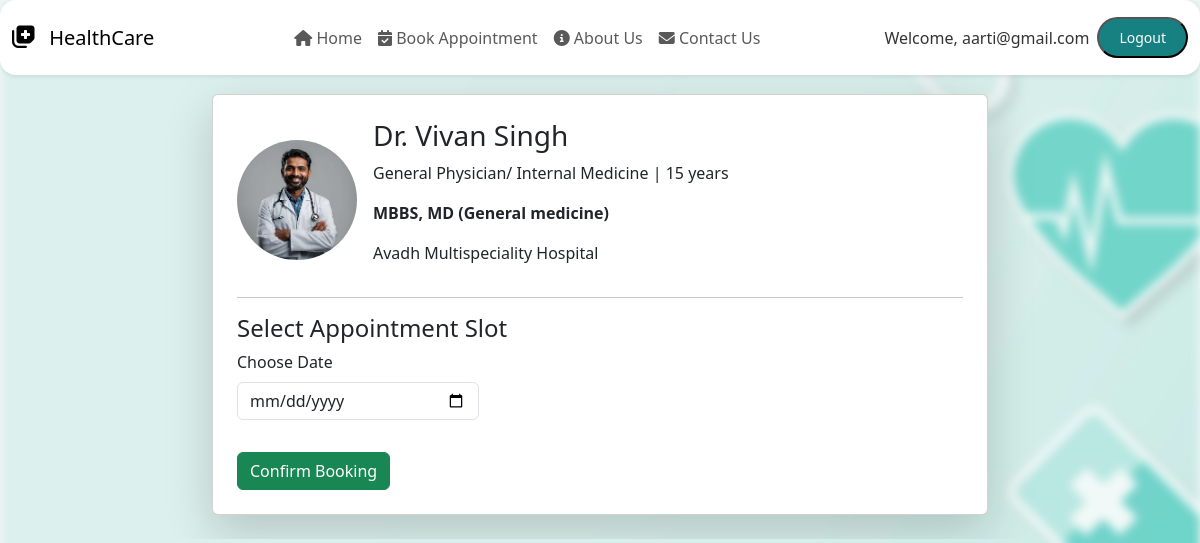
The page /book_appointment.php?id=1 (signed in) on the database its author committed.
### tables this page shows
CREATE TABLE `doctors` (
  `id` int(11) NOT NULL,
  `email` varchar(100) DEFAULT NULL,
  `name` varchar(100) NOT NULL,
  `speciality` varchar(100) NOT NULL,
  `experience` varchar(50) DEFAULT NULL,
  `degree` varchar(100) NOT NULL,
  `hospital` varchar(100) DEFAULT NULL,
  `image` varchar(255) NOT NULL,
  `category_id` int(11) DEFAULT NULL
);

### book_appointment.php (the view, shortened to what this page needs)
<?php
include("db.php");
include("navbar.php");
$doctor_id = intval($_GET['id']);
$doctor = $conn->query("SELECT * FROM doctors WHERE id = $doctor_id")->fetch_assoc();
?>
<!DOCTYPE html>
<html lang="en">
<head>
  <link href="https://cdn.jsdelivr.net/npm/bootstrap@5.3.0/dist/css/bootstrap.min.css" rel="stylesheet">
</head>
<body class="bg-light p-4">
<div class="container">
  <div class="card p-4 shadow-lg">
    <div class="d-flex align-items-center">
      <img src="<?= $doctor['image'] ?>" width="120" class="rounded-circle me-3">
      <div>
        <h3><?= htmlspecialchars($doctor['name']) ?></h3>
        <p><?= htmlspecialchars($doctor['speciality']) ?> | <?= htmlspecialchars($doctor['experience']) ?></p>
        <p><strong><?= htmlspecialchars($doctor['degree']) ?></strong></p>
        <p><?= htmlspecialchars($doctor['hospital']) ?></p>
      </div>
    </div>
    <hr>
    <h4>Select Appointment Slot</h4>
    <form method="POST" action="confirm_booking.php">
      <div class="mb-3 col-md-4">
        <label class="form-label">Choose Date</label>
        <input
          type="date"
          id="appointmentDate"
          class="form-control"
          name="date"
          required
          min="<?= date('Y-m-d'); ?>" >
      </div>
      <button type="submit" class="btn btn-success mt-3">Confirm Booking</button>
    </form>
  </div>
</div>
</body>
</html>

### style.css (style rules this page uses)
* { box-sizing: border-box; }
html, body { margin: 0; padding: 0; overflow-x: hidden; width: 100%; }
body { font-family: 'Segoe UI', sans-serif; margin: 0; padding: 0; background-color: #ccc; }
body { margin: 0; font-family: 'Segoe UI', sans-serif; background-color: whitesmoke; }
hr { border: none; border-top: 1px solid #ccc; margin: 15px 0; }

### book_appointment.php (style rules this page uses)
body { font-family: 'Segoe UI', Tahoma, Geneva, Verdana, sans-serif; margin: 0; padding: 0; color: #333; position: relative; overflow-x: hidden; }
body::before { content: ""; position: fixed; top: 0; left: 0; width: 100%; height: 100%; background: url('uploads/image/img1.jpg') no-repeat center center fixed; background-size: cover; filter: blur(5px); z-index: -1; }
.container { max-width: 800px; margin: 0 auto; margin-top:70px; }

### rows shown on the page
doctors: image (picture), name "Dr. Vivan Singh", speciality "General Physician/ Internal Medicine", experience "15 years", degree "MBBS, MD (General medicine)", hospital "Avadh Multispeciality Hospital"

### other values the page prints
$_SESSION['user'] "aarti@gmail.com"
